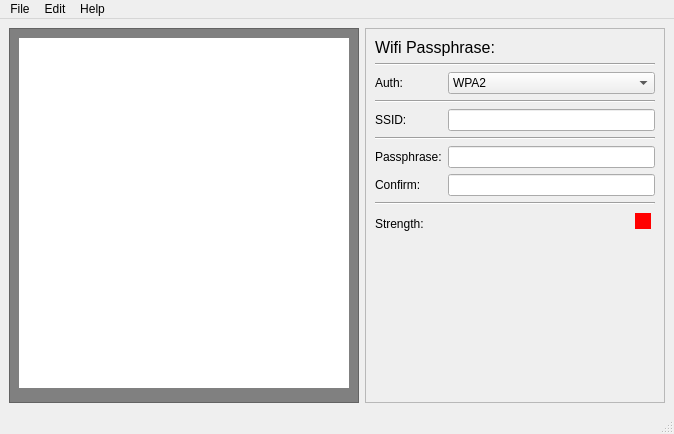
<?xml version="1.0" encoding="UTF-8"?>
<ui version="4.0">
 <class>MainWindow</class>
 <widget class="QMainWindow" name="MainWindow">
  <property name="geometry">
   <rect>
    <x>0</x>
    <y>0</y>
    <width>674</width>
    <height>434</height>
   </rect>
  </property>
  <property name="windowTitle">
   <string>QRWirelessConnect - WiFi QR Generator</string>
  </property>
  <property name="windowIcon">
   <iconset resource="../qrc.qrc">
    <normaloff>:/img/logo.png</normaloff>:/img/logo.png</iconset>
  </property>
  <widget class="QWidget" name="centralwidget">
   <layout class="QGridLayout" name="gridLayout_6">
    <item row="0" column="1">
     <widget class="QFrame" name="frame_2">
      <property name="minimumSize">
       <size>
        <width>300</width>
        <height>0</height>
       </size>
      </property>
      <property name="frameShape">
       <enum>QFrame::StyledPanel</enum>
      </property>
      <property name="frameShadow">
       <enum>QFrame::Raised</enum>
      </property>
      <layout class="QGridLayout" name="gridLayout">
       <item row="10" column="2">
        <widget class="QLabel" name="label_strength">
         <property name="minimumSize">
          <size>
           <width>16</width>
           <height>16</height>
          </size>
         </property>
         <property name="maximumSize">
          <size>
           <width>16</width>
           <height>16</height>
          </size>
         </property>
         <property name="styleSheet">
          <string notr="true">background-color:red;</string>
         </property>
         <property name="text">
          <string/>
         </property>
        </widget>
       </item>
       <item row="4" column="0">
        <widget class="QLabel" name="label_2">
         <property name="text">
          <string>SSID:</string>
         </property>
        </widget>
       </item>
       <item row="12" column="2">
        <spacer name="verticalSpacer_2">
         <property name="orientation">
          <enum>Qt::Vertical</enum>
         </property>
         <property name="sizeHint" stdset="0">
          <size>
           <width>20</width>
           <height>40</height>
          </size>
         </property>
        </spacer>
       </item>
       <item row="10" column="0" rowspan="2">
        <widget class="QLabel" name="label_6">
         <property name="text">
          <string>Strength:</string>
         </property>
        </widget>
       </item>
       <item row="9" column="0" colspan="3">
        <widget class="Line" name="line_2">
         <property name="orientation">
          <enum>Qt::Horizontal</enum>
         </property>
        </widget>
       </item>
       <item row="10" column="1">
        <spacer name="horizontalSpacer">
         <property name="orientation">
          <enum>Qt::Horizontal</enum>
         </property>
         <property name="sizeHint" stdset="0">
          <size>
           <width>40</width>
           <height>20</height>
          </size>
         </property>
        </spacer>
       </item>
       <item row="0" column="0" colspan="3">
        <widget class="QLabel" name="label">
         <property name="styleSheet">
          <string notr="true">font: 12pt ;</string>
         </property>
         <property name="text">
          <string>Wifi Passphrase:</string>
         </property>
        </widget>
       </item>
       <item row="4" column="1" colspan="2">
        <widget class="QLineEdit" name="lineEdit_SSID"/>
       </item>
       <item row="7" column="1" colspan="2">
        <widget class="QLineEdit" name="lineEdit_Pass_1">
         <property name="echoMode">
          <enum>QLineEdit::Password</enum>
         </property>
        </widget>
       </item>
       <item row="2" column="0">
        <widget class="QLabel" name="label_3">
         <property name="text">
          <string>Auth:</string>
         </property>
        </widget>
       </item>
       <item row="6" column="0" colspan="3">
        <widget class="Line" name="line">
         <property name="orientation">
          <enum>Qt::Horizontal</enum>
         </property>
        </widget>
       </item>
       <item row="7" column="0">
        <widget class="QLabel" name="label_Pass_1">
         <property name="text">
          <string>Passphrase:</string>
         </property>
        </widget>
       </item>
       <item row="8" column="0">
        <widget class="QLabel" name="label_Pass_2">
         <property name="text">
          <string>Confirm:</string>
         </property>
        </widget>
       </item>
       <item row="1" column="0" colspan="3">
        <widget class="Line" name="line_4">
         <property name="orientation">
          <enum>Qt::Horizontal</enum>
         </property>
        </widget>
       </item>
       <item row="8" column="1" colspan="2">
        <widget class="QLineEdit" name="lineEdit_Pass_2">
         <property name="echoMode">
          <enum>QLineEdit::Password</enum>
         </property>
        </widget>
       </item>
       <item row="2" column="1" colspan="2">
        <widget class="QComboBox" name="comboBox_auth">
         <item>
          <property name="text">
           <string>WPA2</string>
          </property>
         </item>
         <item>
          <property name="text">
           <string>WPA3</string>
          </property>
         </item>
         <item>
          <property name="text">
           <string>WPA</string>
          </property>
         </item>
         <item>
          <property name="text">
           <string>WEP</string>
          </property>
         </item>
        </widget>
       </item>
       <item row="3" column="0" colspan="3">
        <widget class="Line" name="line_3">
         <property name="orientation">
          <enum>Qt::Horizontal</enum>
         </property>
        </widget>
       </item>
      </layout>
     </widget>
    </item>
    <item row="0" column="0">
     <widget class="QFrame" name="frame">
      <property name="minimumSize">
       <size>
        <width>350</width>
        <height>370</height>
       </size>
      </property>
      <property name="styleSheet">
       <string notr="true">background-color: gray;</string>
      </property>
      <property name="frameShape">
       <enum>QFrame::StyledPanel</enum>
      </property>
      <property name="frameShadow">
       <enum>QFrame::Raised</enum>
      </property>
      <layout class="QGridLayout" name="gridLayout_4">
       <item row="1" column="0">
        <spacer name="verticalSpacer">
         <property name="orientation">
          <enum>Qt::Vertical</enum>
         </property>
         <property name="sizeHint" stdset="0">
          <size>
           <width>20</width>
           <height>40</height>
          </size>
         </property>
        </spacer>
       </item>
       <item row="0" column="0">
        <widget class="QLabel" name="label_qr">
         <property name="minimumSize">
          <size>
           <width>300</width>
           <height>350</height>
          </size>
         </property>
         <property name="styleSheet">
          <string notr="true">background-color: white;</string>
         </property>
         <property name="text">
          <string/>
         </property>
         <property name="scaledContents">
          <bool>false</bool>
         </property>
         <property name="alignment">
          <set>Qt::AlignCenter</set>
         </property>
        </widget>
       </item>
      </layout>
     </widget>
    </item>
   </layout>
  </widget>
  <widget class="QMenuBar" name="menubar">
   <property name="geometry">
    <rect>
     <x>0</x>
     <y>0</y>
     <width>674</width>
     <height>23</height>
    </rect>
   </property>
   <widget class="QMenu" name="menuFile">
    <property name="title">
     <string>File</string>
    </property>
    <addaction name="actionSave"/>
    <addaction name="actionPrint"/>
    <addaction name="separator"/>
    <addaction name="actionE_xit"/>
   </widget>
   <widget class="QMenu" name="menuEdit">
    <property name="title">
     <string>Edit</string>
    </property>
    <addaction name="actionCopy_QR_to_Clipboard"/>
   </widget>
   <widget class="QMenu" name="menuHelp">
    <property name="title">
     <string>Help</string>
    </property>
    <addaction name="actionAbout"/>
   </widget>
   <addaction name="menuFile"/>
   <addaction name="menuEdit"/>
   <addaction name="menuHelp"/>
  </widget>
  <widget class="QStatusBar" name="statusbar"/>
  <action name="actionE_xit">
   <property name="icon">
    <iconset theme="application-exit">
     <normaloff>.</normaloff>.</iconset>
   </property>
   <property name="text">
    <string>E&amp;xit</string>
   </property>
  </action>
  <action name="actionPrint">
   <property name="icon">
    <iconset theme="printer">
     <normaloff>.</normaloff>.</iconset>
   </property>
   <property name="text">
    <string>Print...</string>
   </property>
  </action>
  <action name="actionCopy_QR_to_Clipboard">
   <property name="text">
    <string>Copy QR to Clipboard</string>
   </property>
  </action>
  <action name="actionAbout">
   <property name="text">
    <string>About</string>
   </property>
  </action>
  <action name="actionSave">
   <property name="text">
    <string>Save...</string>
   </property>
  </action>
 </widget>
 <tabstops>
  <tabstop>lineEdit_SSID</tabstop>
  <tabstop>lineEdit_Pass_1</tabstop>
  <tabstop>lineEdit_Pass_2</tabstop>
  <tabstop>comboBox_auth</tabstop>
 </tabstops>
 <resources>
  <include location="../qrc.qrc"/>
 </resources>
 <connections/>
</ui>
